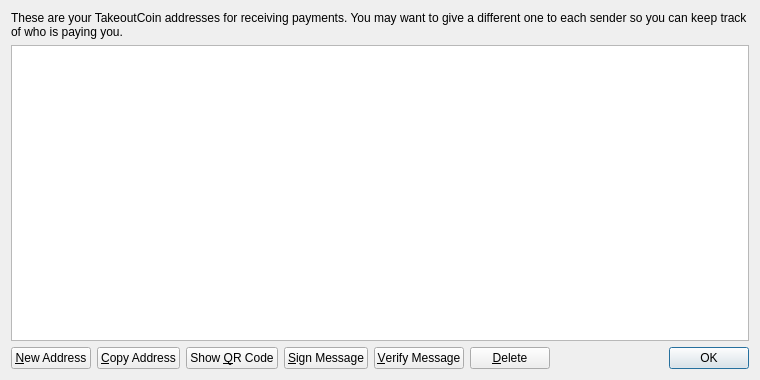
<?xml version="1.0" encoding="UTF-8"?>
<ui version="4.0">
 <class>AddressBookPage</class>
 <widget class="QWidget" name="AddressBookPage">
  <property name="geometry">
   <rect>
    <x>0</x>
    <y>0</y>
    <width>760</width>
    <height>380</height>
   </rect>
  </property>
  <property name="windowTitle">
   <string>Address Book</string>
  </property>
  <layout class="QVBoxLayout" name="verticalLayout">
   <item>
    <widget class="QLabel" name="labelExplanation">
     <property name="text">
      <string>These are your TakeoutCoin addresses for receiving payments. You may want to give a different one to each sender so you can keep track of who is paying you.</string>
     </property>
     <property name="textFormat">
      <enum>Qt::PlainText</enum>
     </property>
     <property name="wordWrap">
      <bool>true</bool>
     </property>
    </widget>
   </item>
   <item>
    <widget class="QTableView" name="tableView">
     <property name="contextMenuPolicy">
      <enum>Qt::CustomContextMenu</enum>
     </property>
     <property name="toolTip">
      <string>Double-click to edit address or label</string>
     </property>
     <property name="tabKeyNavigation">
      <bool>false</bool>
     </property>
     <property name="alternatingRowColors">
      <bool>true</bool>
     </property>
     <property name="selectionMode">
      <enum>QAbstractItemView::SingleSelection</enum>
     </property>
     <property name="selectionBehavior">
      <enum>QAbstractItemView::SelectRows</enum>
     </property>
     <property name="sortingEnabled">
      <bool>true</bool>
     </property>
     <attribute name="verticalHeaderVisible">
      <bool>false</bool>
     </attribute>
    </widget>
   </item>
   <item>
    <layout class="QHBoxLayout" name="horizontalLayout">
     <item>
      <widget class="QPushButton" name="newAddressButton">
       <property name="toolTip">
        <string>Create a new address</string>
       </property>
       <property name="text">
        <string>&amp;New Address</string>
       </property>
       <property name="icon">
        <iconset resource="../bitcoin.qrc">
         <normaloff>:/icons/add</normaloff>:/icons/add</iconset>
       </property>
      </widget>
     </item>
     <item>
      <widget class="QPushButton" name="copyToClipboard">
       <property name="toolTip">
        <string>Copy the currently selected address to the system clipboard</string>
       </property>
       <property name="text">
        <string>&amp;Copy Address</string>
       </property>
       <property name="icon">
        <iconset resource="../bitcoin.qrc">
         <normaloff>:/icons/editcopy</normaloff>:/icons/editcopy</iconset>
       </property>
      </widget>
     </item>
     <item>
      <widget class="QPushButton" name="showQRCode">
       <property name="text">
        <string>Show &amp;QR Code</string>
       </property>
       <property name="icon">
        <iconset resource="../bitcoin.qrc">
         <normaloff>:/icons/qrcode</normaloff>:/icons/qrcode</iconset>
       </property>
      </widget>
     </item>
     <item>
      <widget class="QPushButton" name="signMessage">
       <property name="toolTip">
        <string>Sign a message to prove you own a Bitcoin address</string>
       </property>
       <property name="text">
        <string>&amp;Sign Message</string>
       </property>
       <property name="icon">
        <iconset resource="../bitcoin.qrc">
         <normaloff>:/icons/edit</normaloff>:/icons/edit</iconset>
       </property>
      </widget>
     </item>
     <item>
      <widget class="QPushButton" name="verifyMessage">
       <property name="toolTip">
        <string>Verify a message to ensure it was signed with a specified Bitcoin address</string>
       </property>
       <property name="text">
        <string>&amp;Verify Message</string>
       </property>
       <property name="icon">
        <iconset resource="../bitcoin.qrc">
         <normaloff>:/icons/transaction_0</normaloff>:/icons/transaction_0</iconset>
       </property>
      </widget>
     </item>
     <item>
      <widget class="QPushButton" name="deleteButton">
       <property name="toolTip">
        <string>Delete the currently selected address from the list. Only sending addresses can be deleted.</string>
       </property>
       <property name="text">
        <string>&amp;Delete</string>
       </property>
       <property name="icon">
        <iconset resource="../bitcoin.qrc">
         <normaloff>:/icons/remove</normaloff>:/icons/remove</iconset>
       </property>
      </widget>
     </item>
     <item>
      <spacer name="horizontalSpacer">
       <property name="orientation">
        <enum>Qt::Horizontal</enum>
       </property>
       <property name="sizeHint" stdset="0">
        <size>
         <width>40</width>
         <height>20</height>
        </size>
       </property>
      </spacer>
     </item>
     <item>
      <widget class="QDialogButtonBox" name="buttonBox">
       <property name="sizePolicy">
        <sizepolicy hsizetype="Maximum" vsizetype="Fixed">
         <horstretch>0</horstretch>
         <verstretch>0</verstretch>
        </sizepolicy>
       </property>
       <property name="standardButtons">
        <set>QDialogButtonBox::Ok</set>
       </property>
      </widget>
     </item>
    </layout>
   </item>
  </layout>
 </widget>
 <resources>
  <include location="../bitcoin.qrc"/>
 </resources>
 <connections/>
</ui>
